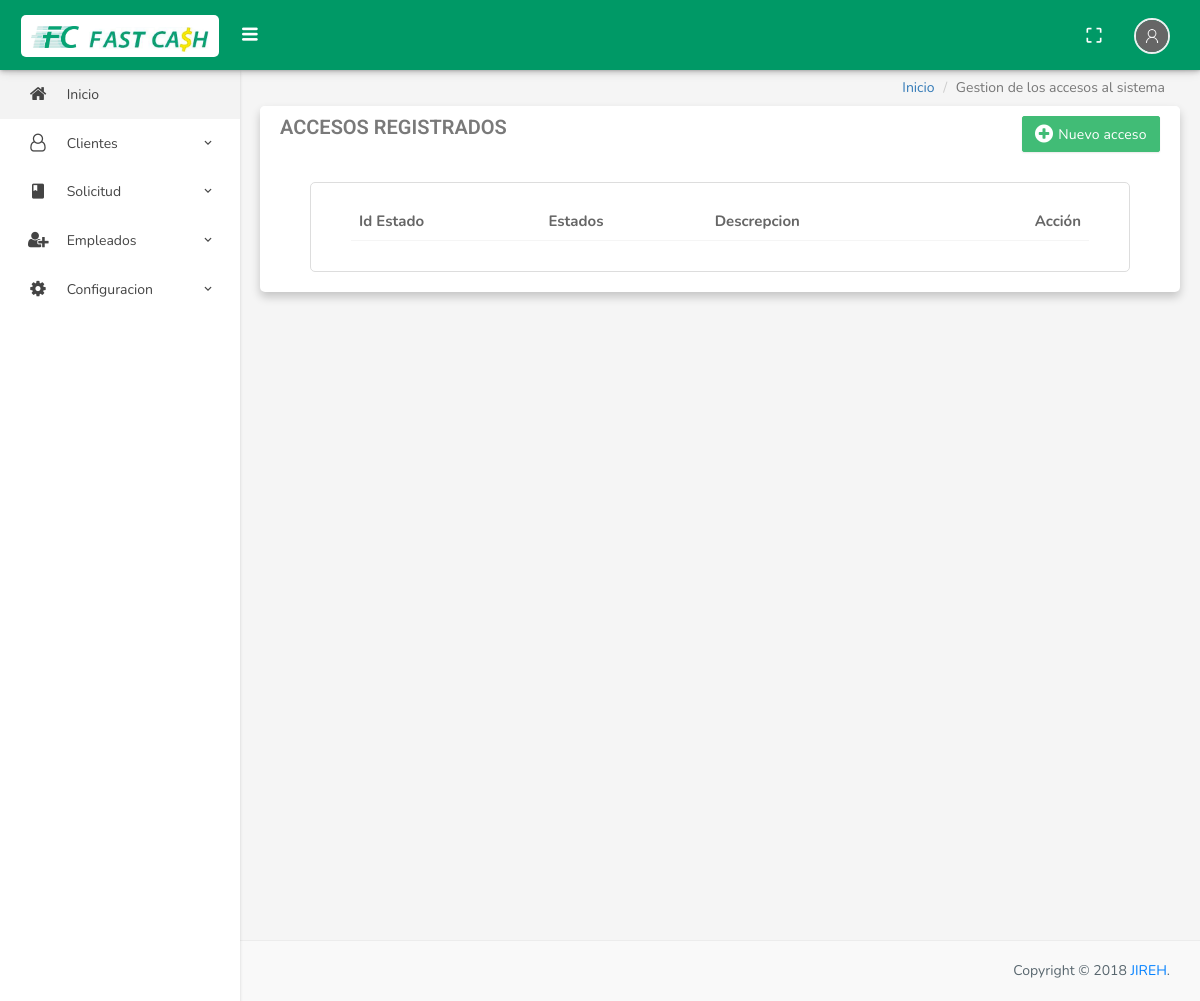
The app's page /index.php/accesos, older data.
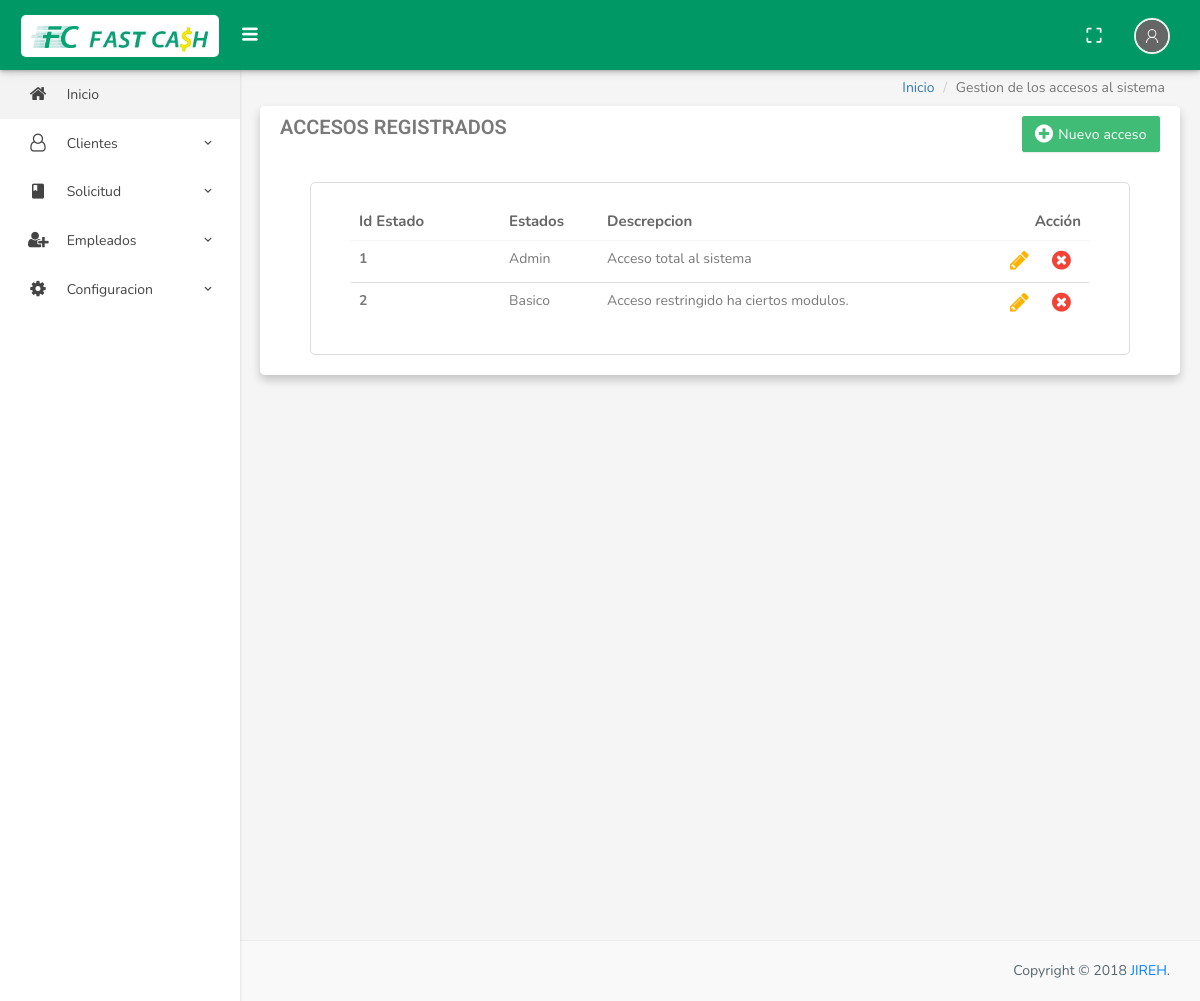
The same page, newer data.
### tables this page shows
CREATE TABLE IF NOT EXISTS `tbl_accesos` (
  `idAcceso` int(11) NOT NULL,
  `tipoAcceso` varchar(50) NOT NULL,
  `descripcion` varchar(250) NOT NULL,
  `estado` int(1) NOT NULL,
  `fechaRegistro` datetime NOT NULL
);

### application/controllers/Accesos.php (called while the page is built, shortened)
<?php
class Accesos extends CI_Controller {
	public function index()
	{
		$this->load->model("Accesos_Model");
		$datos = $this->Accesos_Model->obtenerAccesos();
		$data = array('datos' => $datos);
		$this->load->view('Base/header');
		$this->load->view('Base/nav');
		$this->load->view('Accesos/Gestionar_Accesos', $data);
		$this->load->view('Base/footer');
	}
}
?>

### index.php (called while the page is built, shortened)
<?php
require_once BASEPATH.'core/CodeIgniter.php';

### application/models/Accesos_Model.php (called while the page is built, shortened)
<?php
class Accesos_Model extends CI_Model{
	public function obtenerAccesos()
	{
		$this->db->where('estado',1);
		$departamentos = $this->db->get("tbl_accesos");
		return $departamentos;
	}
}
?>

### application/views/Accesos/Gestionar_Accesos.php (the view, shortened to what this page needs)
<div class="content-page">
    <div class="content">
        <div class="container">
            <div class="row">
                <div class="col-sm-12">
                    <ol class="breadcrumb pull-right">
                        <li><a href="<?= base_url() ?>Home/main">Inicio</a></li>
                        <li class="active">Gestion de los accesos al sistema</li>
                    </ol>
                </div>
            </div>
            <div class="row">
                <div class="col-md-12">
                    <div class="panel panel-default">
                        <div class="panel-heading">
                        <div class="table-title">
                            <div class="row">
                              <div class="col-sm-6">
                                <h5 class="panel-title">Accesos registrados</h3>
                              </div>
                              <div class="col-sm-6">
                                  <a class="btn btn-success waves-effect waves-light" title="Nuevo" data-toggle="modal" data-target="#myModal"><i class="fa fa-plus-circle"></i> <span>Nuevo acceso<span></a>
                              </div>
                            </div>
                          </div>
                        </div>
                    <div class="panel-body">
                            <div class="row">
                                <div class="col-md-12 col-sm-12 col-xs-12">
                                  <div class="margn">
                                    <table id="datatable" class="table">
                                      <thead class="thead-dark thead thead1">
                                        <tr class="tr tr1">
                                          <th class="th th1" scope="col">Id Estado</th>
                                          <th class="th th1" scope="col">Estados</th>
                                          <th class="th th1" scope="col">Descrepcion</th>
                                          <th class="th th1" >Acción</th>
                                          </tr>
                                      </thead>
                                      <tbody class="tbody tbody1">
                                      <?php
                                      foreach ($datos->result() as  $accesos) {
                                        $accesoN="'".$accesos->tipoAcceso."'";
                                        $descripcionN="'".$accesos->descripcion."'";
                                      ?>
                                      <tr class="tr tr1">
                                      <td class="td td1"  width="150"><b><?= $accesos->idAcceso?></b></td>
                                      <td class="td td1"><?= $accesos->tipoAcceso?></td>
                                      <td class="td td1"><?= $accesos->descripcion?></td>
                                      <td class="td td1">
                                          <a onclick="Edit(<?= $accesos->idAcceso?>, <?= $accesoN?>,<?= $descripcionN?>)" title="Editar" data-toggle="modal" data-target="#myModalEdit" class="waves-effect waves-light editar"><i class="fa fa-pencil"></i></a>
                                          <a onclick="del(<?= $accesos->idAcceso?>)" title="Eliminar" class="waves-effect waves-light eliminar"  data-toggle="modal" data-target=".modal_eliminar_estado"><i class="fa fa-times-circle"></i></a>
                                          </td>
                                      </tr>
                                      <?php
                                      }
                                      ?>
                                      </tbody>
                                    </table>
                                  </div>
                                </div>
                            </div>
                    </div>
                </div>
            </div>
        </div>
    </div>
</div>

Row changes from the older to the newer data that the page shows:
added tbl_accesos: idAcceso "1", tipoAcceso "Admin", descripcion "Acceso total al sistema"
added tbl_accesos: idAcceso "2", tipoAcceso "Basico", descripcion "Acceso restringido ha ciertos modulos."
